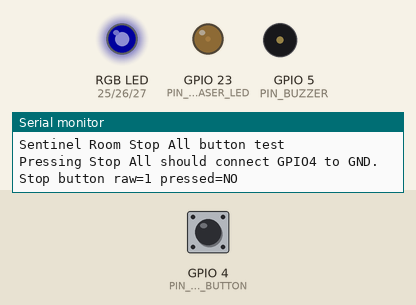
Recording of a sketch running on a simulated ESP32. Parts: an RGB LED mixed from three pins (HIGH = lit), output pins drawn as LEDs (lit = HIGH), buzzer (waves = sounding), the last lines printed to the serial monitor. The inputs (shaded band) are chosen by the test bench; at power-on: GPIO 4 (PIN_STOP_BUTTON) HIGH. Dim RGB values are drawn brighter than linear.

Above: at 1.5 s.
1.6 s: GPIO 4 (PIN_STOP_BUTTON) pulled LOW for 3.2 s
At 2.2 s:
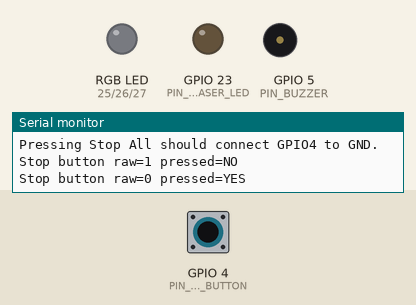
Timing chart, 0 to 13.8 s (numbered marks = the images above; inputs shaded):
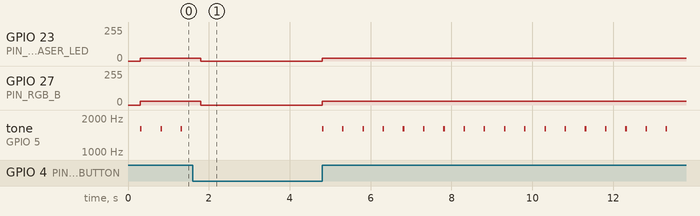

The sketch:

stop_all_button_test.ino
```cpp
const int PIN_STOP_BUTTON = 4;
const int PIN_PSEUDO_LASER_LED = 23;
const int PIN_BUZZER = 5;
const int PIN_RGB_R = 25;
const int PIN_RGB_G = 26;
const int PIN_RGB_B = 27;

int lastState = -1;

void setRgb(byte r, byte g, byte b) {
  analogWrite(PIN_RGB_R, r);
  analogWrite(PIN_RGB_G, g);
  analogWrite(PIN_RGB_B, b);
}

void stopAll() {
  analogWrite(PIN_PSEUDO_LASER_LED, 0);
  noTone(PIN_BUZZER);
  digitalWrite(PIN_BUZZER, LOW);
  setRgb(0, 0, 0);
}

void setup() {
  Serial.begin(115200);
  delay(300);
  Serial.println("Sentinel Room Stop All button test");
  Serial.println("Pressing Stop All should connect GPIO4 to GND.");
  pinMode(PIN_STOP_BUTTON, INPUT_PULLUP);
  pinMode(PIN_PSEUDO_LASER_LED, OUTPUT);
  pinMode(PIN_BUZZER, OUTPUT);
  pinMode(PIN_RGB_R, OUTPUT);
  pinMode(PIN_RGB_G, OUTPUT);
  pinMode(PIN_RGB_B, OUTPUT);
  stopAll();
}

void loop() {
  int raw = digitalRead(PIN_STOP_BUTTON);
  if (raw != lastState) {
    lastState = raw;
    Serial.print("Stop button raw=");
    Serial.print(raw);
    Serial.print(" pressed=");
    Serial.println(raw == LOW ? "YES" : "NO");
  }

  if (raw == LOW) {
    stopAll();
  } else {
    setRgb(0, 0, 30);
    analogWrite(PIN_PSEUDO_LASER_LED, 20);
    tone(PIN_BUZZER, 1600, 40);
    delay(500);
  }
}
```

Measured:
- after the input at 1.6 s, GPIO 23 (PIN_PSEUDO_LASER_LED): 20/255 → 0/255 after 0.20 s, → 20/255 3.0 s later; GPIO 27 (PIN_RGB_B): 30/255 → 0/255 after 0.20 s, → 30/255 3.0 s later
